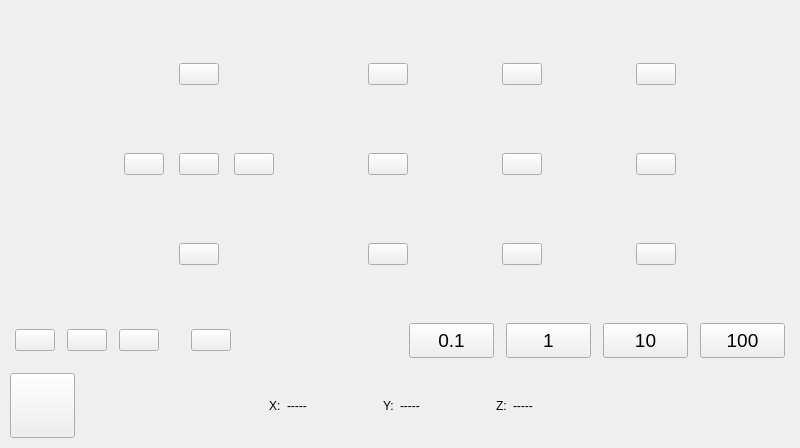
<?xml version="1.0" encoding="UTF-8"?>
<ui version="4.0">
 <class>ControlPage</class>
 <widget class="QWidget" name="ControlPage">
  <property name="geometry">
   <rect>
    <x>0</x>
    <y>0</y>
    <width>800</width>
    <height>448</height>
   </rect>
  </property>
  <property name="sizePolicy">
   <sizepolicy hsizetype="Preferred" vsizetype="Preferred">
    <horstretch>0</horstretch>
    <verstretch>0</verstretch>
   </sizepolicy>
  </property>
  <property name="maximumSize">
   <size>
    <width>800</width>
    <height>448</height>
   </size>
  </property>
  <property name="windowTitle">
   <string>ControlPage</string>
  </property>
  <layout class="QVBoxLayout" name="verticalLayout_4">
   <property name="spacing">
    <number>0</number>
   </property>
   <property name="leftMargin">
    <number>0</number>
   </property>
   <property name="topMargin">
    <number>0</number>
   </property>
   <property name="rightMargin">
    <number>0</number>
   </property>
   <property name="bottomMargin">
    <number>0</number>
   </property>
   <item>
    <layout class="QHBoxLayout" name="horizontalLayout_5">
     <property name="spacing">
      <number>0</number>
     </property>
     <property name="leftMargin">
      <number>10</number>
     </property>
     <property name="topMargin">
      <number>10</number>
     </property>
     <property name="rightMargin">
      <number>10</number>
     </property>
     <item>
      <spacer name="horizontalSpacer_4">
       <property name="orientation">
        <enum>Qt::Horizontal</enum>
       </property>
       <property name="sizeHint" stdset="0">
        <size>
         <width>40</width>
         <height>20</height>
        </size>
       </property>
      </spacer>
     </item>
     <item>
      <spacer name="verticalSpacer">
       <property name="orientation">
        <enum>Qt::Vertical</enum>
       </property>
       <property name="sizeHint" stdset="0">
        <size>
         <width>20</width>
         <height>40</height>
        </size>
       </property>
      </spacer>
     </item>
     <item>
      <layout class="QGridLayout" name="gridLayout_3">
       <property name="spacing">
        <number>15</number>
       </property>
       <item row="0" column="1">
        <widget class="QPushButton" name="YPos">
         <property name="sizePolicy">
          <sizepolicy hsizetype="Maximum" vsizetype="Maximum">
           <horstretch>0</horstretch>
           <verstretch>0</verstretch>
          </sizepolicy>
         </property>
         <property name="maximumSize">
          <size>
           <width>16777215</width>
           <height>16777215</height>
          </size>
         </property>
         <property name="focusPolicy">
          <enum>Qt::NoFocus</enum>
         </property>
         <property name="text">
          <string/>
         </property>
         <property name="icon">
          <iconset resource="img.qrc">
           <normaloff>:/img/img/UP.png</normaloff>:/img/img/UP.png</iconset>
         </property>
         <property name="iconSize">
          <size>
           <width>75</width>
           <height>75</height>
          </size>
         </property>
        </widget>
       </item>
       <item row="1" column="0">
        <widget class="QPushButton" name="XNeg">
         <property name="sizePolicy">
          <sizepolicy hsizetype="Maximum" vsizetype="Maximum">
           <horstretch>0</horstretch>
           <verstretch>0</verstretch>
          </sizepolicy>
         </property>
         <property name="maximumSize">
          <size>
           <width>16777215</width>
           <height>16777215</height>
          </size>
         </property>
         <property name="focusPolicy">
          <enum>Qt::NoFocus</enum>
         </property>
         <property name="text">
          <string/>
         </property>
         <property name="icon">
          <iconset resource="img.qrc">
           <normaloff>:/img/img/Left.png</normaloff>:/img/img/Left.png</iconset>
         </property>
         <property name="iconSize">
          <size>
           <width>75</width>
           <height>75</height>
          </size>
         </property>
        </widget>
       </item>
       <item row="2" column="1">
        <widget class="QPushButton" name="YNeg">
         <property name="sizePolicy">
          <sizepolicy hsizetype="Maximum" vsizetype="Maximum">
           <horstretch>0</horstretch>
           <verstretch>0</verstretch>
          </sizepolicy>
         </property>
         <property name="maximumSize">
          <size>
           <width>16777215</width>
           <height>16777215</height>
          </size>
         </property>
         <property name="focusPolicy">
          <enum>Qt::NoFocus</enum>
         </property>
         <property name="text">
          <string/>
         </property>
         <property name="icon">
          <iconset resource="img.qrc">
           <normaloff>:/img/img/Down.png</normaloff>:/img/img/Down.png</iconset>
         </property>
         <property name="iconSize">
          <size>
           <width>75</width>
           <height>75</height>
          </size>
         </property>
        </widget>
       </item>
       <item row="1" column="1">
        <widget class="QPushButton" name="XYIcon">
         <property name="sizePolicy">
          <sizepolicy hsizetype="Maximum" vsizetype="Maximum">
           <horstretch>0</horstretch>
           <verstretch>0</verstretch>
          </sizepolicy>
         </property>
         <property name="maximumSize">
          <size>
           <width>16777215</width>
           <height>16777215</height>
          </size>
         </property>
         <property name="focusPolicy">
          <enum>Qt::NoFocus</enum>
         </property>
         <property name="text">
          <string/>
         </property>
         <property name="icon">
          <iconset resource="img.qrc">
           <normaloff>:/img/img/Bed_Front_XY.png</normaloff>:/img/img/Bed_Front_XY.png</iconset>
         </property>
         <property name="iconSize">
          <size>
           <width>75</width>
           <height>75</height>
          </size>
         </property>
        </widget>
       </item>
       <item row="1" column="2">
        <widget class="QPushButton" name="XPos">
         <property name="sizePolicy">
          <sizepolicy hsizetype="Maximum" vsizetype="Maximum">
           <horstretch>0</horstretch>
           <verstretch>0</verstretch>
          </sizepolicy>
         </property>
         <property name="maximumSize">
          <size>
           <width>16777215</width>
           <height>16777215</height>
          </size>
         </property>
         <property name="focusPolicy">
          <enum>Qt::NoFocus</enum>
         </property>
         <property name="text">
          <string/>
         </property>
         <property name="icon">
          <iconset resource="img.qrc">
           <normaloff>:/img/img/Right.png</normaloff>:/img/img/Right.png</iconset>
         </property>
         <property name="iconSize">
          <size>
           <width>75</width>
           <height>75</height>
          </size>
         </property>
        </widget>
       </item>
      </layout>
     </item>
     <item>
      <spacer name="horizontalSpacer_6">
       <property name="orientation">
        <enum>Qt::Horizontal</enum>
       </property>
       <property name="sizeHint" stdset="0">
        <size>
         <width>55</width>
         <height>20</height>
        </size>
       </property>
      </spacer>
     </item>
     <item>
      <layout class="QVBoxLayout" name="verticalLayout">
       <property name="spacing">
        <number>15</number>
       </property>
       <item>
        <widget class="QPushButton" name="ZNeg">
         <property name="sizePolicy">
          <sizepolicy hsizetype="Maximum" vsizetype="Maximum">
           <horstretch>0</horstretch>
           <verstretch>0</verstretch>
          </sizepolicy>
         </property>
         <property name="maximumSize">
          <size>
           <width>16777215</width>
           <height>16777215</height>
          </size>
         </property>
         <property name="focusPolicy">
          <enum>Qt::NoFocus</enum>
         </property>
         <property name="text">
          <string/>
         </property>
         <property name="icon">
          <iconset resource="img.qrc">
           <normaloff>:/img/img/UP.png</normaloff>:/img/img/UP.png</iconset>
         </property>
         <property name="iconSize">
          <size>
           <width>75</width>
           <height>75</height>
          </size>
         </property>
        </widget>
       </item>
       <item>
        <widget class="QPushButton" name="ZIcon">
         <property name="sizePolicy">
          <sizepolicy hsizetype="Maximum" vsizetype="Maximum">
           <horstretch>0</horstretch>
           <verstretch>0</verstretch>
          </sizepolicy>
         </property>
         <property name="maximumSize">
          <size>
           <width>16777215</width>
           <height>16777215</height>
          </size>
         </property>
         <property name="focusPolicy">
          <enum>Qt::NoFocus</enum>
         </property>
         <property name="text">
          <string/>
         </property>
         <property name="icon">
          <iconset resource="img.qrc">
           <normaloff>:/img/img/Bed_Z.png</normaloff>:/img/img/Bed_Z.png</iconset>
         </property>
         <property name="iconSize">
          <size>
           <width>75</width>
           <height>75</height>
          </size>
         </property>
        </widget>
       </item>
       <item>
        <widget class="QPushButton" name="ZPos">
         <property name="sizePolicy">
          <sizepolicy hsizetype="Maximum" vsizetype="Maximum">
           <horstretch>0</horstretch>
           <verstretch>0</verstretch>
          </sizepolicy>
         </property>
         <property name="maximumSize">
          <size>
           <width>16777215</width>
           <height>16777215</height>
          </size>
         </property>
         <property name="focusPolicy">
          <enum>Qt::NoFocus</enum>
         </property>
         <property name="text">
          <string/>
         </property>
         <property name="icon">
          <iconset resource="img.qrc">
           <normaloff>:/img/img/Down.png</normaloff>:/img/img/Down.png</iconset>
         </property>
         <property name="iconSize">
          <size>
           <width>75</width>
           <height>75</height>
          </size>
         </property>
        </widget>
       </item>
      </layout>
     </item>
     <item>
      <spacer name="horizontalSpacer_7">
       <property name="orientation">
        <enum>Qt::Horizontal</enum>
       </property>
       <property name="sizeHint" stdset="0">
        <size>
         <width>40</width>
         <height>20</height>
        </size>
       </property>
      </spacer>
     </item>
     <item>
      <layout class="QVBoxLayout" name="verticalLayout_2">
       <property name="spacing">
        <number>15</number>
       </property>
       <item>
        <widget class="QPushButton" name="E0Neg">
         <property name="sizePolicy">
          <sizepolicy hsizetype="Maximum" vsizetype="Maximum">
           <horstretch>0</horstretch>
           <verstretch>0</verstretch>
          </sizepolicy>
         </property>
         <property name="maximumSize">
          <size>
           <width>16777215</width>
           <height>16777215</height>
          </size>
         </property>
         <property name="focusPolicy">
          <enum>Qt::NoFocus</enum>
         </property>
         <property name="text">
          <string/>
         </property>
         <property name="icon">
          <iconset resource="img.qrc">
           <normaloff>:/img/img/UP.png</normaloff>:/img/img/UP.png</iconset>
         </property>
         <property name="iconSize">
          <size>
           <width>75</width>
           <height>75</height>
          </size>
         </property>
        </widget>
       </item>
       <item>
        <widget class="QPushButton" name="E0Icon">
         <property name="sizePolicy">
          <sizepolicy hsizetype="Maximum" vsizetype="Maximum">
           <horstretch>0</horstretch>
           <verstretch>0</verstretch>
          </sizepolicy>
         </property>
         <property name="maximumSize">
          <size>
           <width>16777215</width>
           <height>16777215</height>
          </size>
         </property>
         <property name="focusPolicy">
          <enum>Qt::NoFocus</enum>
         </property>
         <property name="text">
          <string/>
         </property>
         <property name="icon">
          <iconset resource="img.qrc">
           <normaloff>:/img/img/Extruder_0.png</normaloff>:/img/img/Extruder_0.png</iconset>
         </property>
         <property name="iconSize">
          <size>
           <width>75</width>
           <height>75</height>
          </size>
         </property>
        </widget>
       </item>
       <item>
        <widget class="QPushButton" name="E0Pos">
         <property name="sizePolicy">
          <sizepolicy hsizetype="Maximum" vsizetype="Maximum">
           <horstretch>0</horstretch>
           <verstretch>0</verstretch>
          </sizepolicy>
         </property>
         <property name="maximumSize">
          <size>
           <width>16777215</width>
           <height>16777215</height>
          </size>
         </property>
         <property name="focusPolicy">
          <enum>Qt::NoFocus</enum>
         </property>
         <property name="text">
          <string/>
         </property>
         <property name="icon">
          <iconset resource="img.qrc">
           <normaloff>:/img/img/Down.png</normaloff>:/img/img/Down.png</iconset>
         </property>
         <property name="iconSize">
          <size>
           <width>75</width>
           <height>75</height>
          </size>
         </property>
        </widget>
       </item>
      </layout>
     </item>
     <item>
      <spacer name="horizontalSpacer_8">
       <property name="orientation">
        <enum>Qt::Horizontal</enum>
       </property>
       <property name="sizeHint" stdset="0">
        <size>
         <width>40</width>
         <height>20</height>
        </size>
       </property>
      </spacer>
     </item>
     <item>
      <layout class="QVBoxLayout" name="verticalLayout_3">
       <property name="spacing">
        <number>15</number>
       </property>
       <item>
        <widget class="QPushButton" name="E1Neg">
         <property name="sizePolicy">
          <sizepolicy hsizetype="Maximum" vsizetype="Maximum">
           <horstretch>0</horstretch>
           <verstretch>0</verstretch>
          </sizepolicy>
         </property>
         <property name="maximumSize">
          <size>
           <width>16777215</width>
           <height>16777215</height>
          </size>
         </property>
         <property name="focusPolicy">
          <enum>Qt::NoFocus</enum>
         </property>
         <property name="text">
          <string/>
         </property>
         <property name="icon">
          <iconset resource="img.qrc">
           <normaloff>:/img/img/UP.png</normaloff>:/img/img/UP.png</iconset>
         </property>
         <property name="iconSize">
          <size>
           <width>75</width>
           <height>75</height>
          </size>
         </property>
        </widget>
       </item>
       <item>
        <widget class="QPushButton" name="E1Icon">
         <property name="sizePolicy">
          <sizepolicy hsizetype="Maximum" vsizetype="Maximum">
           <horstretch>0</horstretch>
           <verstretch>0</verstretch>
          </sizepolicy>
         </property>
         <property name="maximumSize">
          <size>
           <width>16777215</width>
           <height>16777215</height>
          </size>
         </property>
         <property name="focusPolicy">
          <enum>Qt::NoFocus</enum>
         </property>
         <property name="text">
          <string/>
         </property>
         <property name="icon">
          <iconset resource="img.qrc">
           <normaloff>:/img/img/Extruder_1.png</normaloff>:/img/img/Extruder_1.png</iconset>
         </property>
         <property name="iconSize">
          <size>
           <width>75</width>
           <height>75</height>
          </size>
         </property>
        </widget>
       </item>
       <item>
        <widget class="QPushButton" name="E1Pos">
         <property name="sizePolicy">
          <sizepolicy hsizetype="Maximum" vsizetype="Maximum">
           <horstretch>0</horstretch>
           <verstretch>0</verstretch>
          </sizepolicy>
         </property>
         <property name="maximumSize">
          <size>
           <width>16777215</width>
           <height>16777215</height>
          </size>
         </property>
         <property name="focusPolicy">
          <enum>Qt::NoFocus</enum>
         </property>
         <property name="text">
          <string/>
         </property>
         <property name="icon">
          <iconset resource="img.qrc">
           <normaloff>:/img/img/Down.png</normaloff>:/img/img/Down.png</iconset>
         </property>
         <property name="iconSize">
          <size>
           <width>75</width>
           <height>75</height>
          </size>
         </property>
        </widget>
       </item>
      </layout>
     </item>
     <item>
      <spacer name="verticalSpacer_2">
       <property name="orientation">
        <enum>Qt::Vertical</enum>
       </property>
       <property name="sizeHint" stdset="0">
        <size>
         <width>20</width>
         <height>40</height>
        </size>
       </property>
      </spacer>
     </item>
     <item>
      <spacer name="horizontalSpacer_5">
       <property name="orientation">
        <enum>Qt::Horizontal</enum>
       </property>
       <property name="sizeHint" stdset="0">
        <size>
         <width>40</width>
         <height>20</height>
        </size>
       </property>
      </spacer>
     </item>
    </layout>
   </item>
   <item>
    <layout class="QHBoxLayout" name="horizontalLayout_6">
     <property name="spacing">
      <number>12</number>
     </property>
     <property name="leftMargin">
      <number>15</number>
     </property>
     <property name="topMargin">
      <number>5</number>
     </property>
     <property name="rightMargin">
      <number>15</number>
     </property>
     <property name="bottomMargin">
      <number>5</number>
     </property>
     <item>
      <widget class="QPushButton" name="HomeAll">
       <property name="sizePolicy">
        <sizepolicy hsizetype="Maximum" vsizetype="Maximum">
         <horstretch>0</horstretch>
         <verstretch>0</verstretch>
        </sizepolicy>
       </property>
       <property name="maximumSize">
        <size>
         <width>16777215</width>
         <height>16777215</height>
        </size>
       </property>
       <property name="focusPolicy">
        <enum>Qt::NoFocus</enum>
       </property>
       <property name="text">
        <string/>
       </property>
       <property name="icon">
        <iconset resource="img.qrc">
         <normaloff>:/img/img/Home_XYZ.png</normaloff>:/img/img/Home_XYZ.png</iconset>
       </property>
       <property name="iconSize">
        <size>
         <width>55</width>
         <height>55</height>
        </size>
       </property>
      </widget>
     </item>
     <item>
      <widget class="QPushButton" name="HomeXY">
       <property name="sizePolicy">
        <sizepolicy hsizetype="Maximum" vsizetype="Maximum">
         <horstretch>0</horstretch>
         <verstretch>0</verstretch>
        </sizepolicy>
       </property>
       <property name="maximumSize">
        <size>
         <width>16777215</width>
         <height>16777215</height>
        </size>
       </property>
       <property name="focusPolicy">
        <enum>Qt::NoFocus</enum>
       </property>
       <property name="text">
        <string/>
       </property>
       <property name="icon">
        <iconset resource="img.qrc">
         <normaloff>:/img/img/Home_XY.png</normaloff>:/img/img/Home_XY.png</iconset>
       </property>
       <property name="iconSize">
        <size>
         <width>55</width>
         <height>55</height>
        </size>
       </property>
      </widget>
     </item>
     <item>
      <widget class="QPushButton" name="HomeZ">
       <property name="sizePolicy">
        <sizepolicy hsizetype="Maximum" vsizetype="Maximum">
         <horstretch>0</horstretch>
         <verstretch>0</verstretch>
        </sizepolicy>
       </property>
       <property name="maximumSize">
        <size>
         <width>16777215</width>
         <height>16777215</height>
        </size>
       </property>
       <property name="focusPolicy">
        <enum>Qt::NoFocus</enum>
       </property>
       <property name="text">
        <string/>
       </property>
       <property name="icon">
        <iconset resource="img.qrc">
         <normaloff>:/img/img/Home_Z.png</normaloff>:/img/img/Home_Z.png</iconset>
       </property>
       <property name="iconSize">
        <size>
         <width>55</width>
         <height>55</height>
        </size>
       </property>
      </widget>
     </item>
     <item>
      <spacer name="horizontalSpacer_9">
       <property name="orientation">
        <enum>Qt::Horizontal</enum>
       </property>
       <property name="sizeType">
        <enum>QSizePolicy::Maximum</enum>
       </property>
       <property name="sizeHint" stdset="0">
        <size>
         <width>20</width>
         <height>20</height>
        </size>
       </property>
      </spacer>
     </item>
     <item>
      <widget class="QPushButton" name="DisableMotors">
       <property name="sizePolicy">
        <sizepolicy hsizetype="Maximum" vsizetype="Maximum">
         <horstretch>0</horstretch>
         <verstretch>0</verstretch>
        </sizepolicy>
       </property>
       <property name="maximumSize">
        <size>
         <width>16777215</width>
         <height>16777215</height>
        </size>
       </property>
       <property name="focusPolicy">
        <enum>Qt::NoFocus</enum>
       </property>
       <property name="text">
        <string/>
       </property>
       <property name="icon">
        <iconset resource="img.qrc">
         <normaloff>:/img/img/Stepper_Motor_Off.png</normaloff>:/img/img/Stepper_Motor_Off.png</iconset>
       </property>
       <property name="iconSize">
        <size>
         <width>55</width>
         <height>55</height>
        </size>
       </property>
      </widget>
     </item>
     <item>
      <spacer name="horizontalSpacer_3">
       <property name="orientation">
        <enum>Qt::Horizontal</enum>
       </property>
       <property name="sizeHint" stdset="0">
        <size>
         <width>40</width>
         <height>20</height>
        </size>
       </property>
      </spacer>
     </item>
     <item>
      <widget class="QPushButton" name="globalm01">
       <property name="sizePolicy">
        <sizepolicy hsizetype="Preferred" vsizetype="Maximum">
         <horstretch>0</horstretch>
         <verstretch>0</verstretch>
        </sizepolicy>
       </property>
       <property name="minimumSize">
        <size>
         <width>85</width>
         <height>35</height>
        </size>
       </property>
       <property name="maximumSize">
        <size>
         <width>16777215</width>
         <height>16777215</height>
        </size>
       </property>
       <property name="font">
        <font>
         <pointsize>14</pointsize>
        </font>
       </property>
       <property name="focusPolicy">
        <enum>Qt::NoFocus</enum>
       </property>
       <property name="toolTip">
        <string/>
       </property>
       <property name="text">
        <string>0.1</string>
       </property>
       <property name="iconSize">
        <size>
         <width>0</width>
         <height>0</height>
        </size>
       </property>
      </widget>
     </item>
     <item>
      <widget class="QPushButton" name="globalm1">
       <property name="sizePolicy">
        <sizepolicy hsizetype="Preferred" vsizetype="Maximum">
         <horstretch>0</horstretch>
         <verstretch>0</verstretch>
        </sizepolicy>
       </property>
       <property name="minimumSize">
        <size>
         <width>85</width>
         <height>35</height>
        </size>
       </property>
       <property name="maximumSize">
        <size>
         <width>16777215</width>
         <height>16777215</height>
        </size>
       </property>
       <property name="font">
        <font>
         <pointsize>14</pointsize>
        </font>
       </property>
       <property name="focusPolicy">
        <enum>Qt::NoFocus</enum>
       </property>
       <property name="toolTip">
        <string/>
       </property>
       <property name="text">
        <string>1</string>
       </property>
       <property name="iconSize">
        <size>
         <width>0</width>
         <height>0</height>
        </size>
       </property>
      </widget>
     </item>
     <item>
      <widget class="QPushButton" name="globalm10">
       <property name="sizePolicy">
        <sizepolicy hsizetype="Preferred" vsizetype="Maximum">
         <horstretch>0</horstretch>
         <verstretch>0</verstretch>
        </sizepolicy>
       </property>
       <property name="minimumSize">
        <size>
         <width>85</width>
         <height>35</height>
        </size>
       </property>
       <property name="maximumSize">
        <size>
         <width>16777215</width>
         <height>16777215</height>
        </size>
       </property>
       <property name="font">
        <font>
         <pointsize>14</pointsize>
        </font>
       </property>
       <property name="focusPolicy">
        <enum>Qt::NoFocus</enum>
       </property>
       <property name="toolTip">
        <string/>
       </property>
       <property name="text">
        <string>10</string>
       </property>
       <property name="iconSize">
        <size>
         <width>0</width>
         <height>0</height>
        </size>
       </property>
      </widget>
     </item>
     <item>
      <widget class="QPushButton" name="globalm100">
       <property name="sizePolicy">
        <sizepolicy hsizetype="Preferred" vsizetype="Maximum">
         <horstretch>0</horstretch>
         <verstretch>0</verstretch>
        </sizepolicy>
       </property>
       <property name="minimumSize">
        <size>
         <width>85</width>
         <height>35</height>
        </size>
       </property>
       <property name="maximumSize">
        <size>
         <width>16777215</width>
         <height>16777215</height>
        </size>
       </property>
       <property name="font">
        <font>
         <pointsize>14</pointsize>
        </font>
       </property>
       <property name="focusPolicy">
        <enum>Qt::NoFocus</enum>
       </property>
       <property name="toolTip">
        <string/>
       </property>
       <property name="text">
        <string>100</string>
       </property>
       <property name="iconSize">
        <size>
         <width>0</width>
         <height>0</height>
        </size>
       </property>
      </widget>
     </item>
    </layout>
   </item>
   <item>
    <widget class="QWidget" name="BottomBar" native="true">
     <layout class="QHBoxLayout" name="horizontalLayout_7">
      <property name="leftMargin">
       <number>10</number>
      </property>
      <property name="topMargin">
       <number>10</number>
      </property>
      <property name="rightMargin">
       <number>10</number>
      </property>
      <property name="bottomMargin">
       <number>10</number>
      </property>
      <item>
       <widget class="QPushButton" name="Back">
        <property name="sizePolicy">
         <sizepolicy hsizetype="Maximum" vsizetype="Maximum">
          <horstretch>0</horstretch>
          <verstretch>0</verstretch>
         </sizepolicy>
        </property>
        <property name="minimumSize">
         <size>
          <width>65</width>
          <height>65</height>
         </size>
        </property>
        <property name="maximumSize">
         <size>
          <width>16777215</width>
          <height>16777215</height>
         </size>
        </property>
        <property name="focusPolicy">
         <enum>Qt::NoFocus</enum>
        </property>
        <property name="text">
         <string/>
        </property>
        <property name="icon">
         <iconset resource="img.qrc">
          <normaloff>:/img/img/Small_arrow.png</normaloff>:/img/img/Small_arrow.png</iconset>
        </property>
        <property name="iconSize">
         <size>
          <width>55</width>
          <height>55</height>
         </size>
        </property>
       </widget>
      </item>
      <item>
       <spacer name="horizontalSpacer">
        <property name="orientation">
         <enum>Qt::Horizontal</enum>
        </property>
        <property name="sizeHint" stdset="0">
         <size>
          <width>40</width>
          <height>20</height>
         </size>
        </property>
       </spacer>
      </item>
      <item>
       <widget class="QLabel" name="xposlabel">
        <property name="text">
         <string>X:</string>
        </property>
       </widget>
      </item>
      <item>
       <widget class="QLabel" name="w_lineedit_x_position">
        <property name="sizePolicy">
         <sizepolicy hsizetype="Maximum" vsizetype="Preferred">
          <horstretch>0</horstretch>
          <verstretch>0</verstretch>
         </sizepolicy>
        </property>
        <property name="minimumSize">
         <size>
          <width>90</width>
          <height>0</height>
         </size>
        </property>
        <property name="text">
         <string>-----</string>
        </property>
       </widget>
      </item>
      <item>
       <widget class="QLabel" name="yposlabel">
        <property name="text">
         <string>Y:</string>
        </property>
       </widget>
      </item>
      <item>
       <widget class="QLabel" name="w_lineedit_y_position">
        <property name="sizePolicy">
         <sizepolicy hsizetype="Maximum" vsizetype="Preferred">
          <horstretch>0</horstretch>
          <verstretch>0</verstretch>
         </sizepolicy>
        </property>
        <property name="minimumSize">
         <size>
          <width>90</width>
          <height>0</height>
         </size>
        </property>
        <property name="text">
         <string>-----</string>
        </property>
       </widget>
      </item>
      <item>
       <widget class="QLabel" name="zposlabel">
        <property name="text">
         <string>Z:</string>
        </property>
       </widget>
      </item>
      <item>
       <widget class="QLabel" name="w_lineedit_z_position">
        <property name="sizePolicy">
         <sizepolicy hsizetype="Maximum" vsizetype="Preferred">
          <horstretch>0</horstretch>
          <verstretch>0</verstretch>
         </sizepolicy>
        </property>
        <property name="minimumSize">
         <size>
          <width>90</width>
          <height>0</height>
         </size>
        </property>
        <property name="text">
         <string>-----</string>
        </property>
       </widget>
      </item>
      <item>
       <spacer name="horizontalSpacer_2">
        <property name="orientation">
         <enum>Qt::Horizontal</enum>
        </property>
        <property name="sizeHint" stdset="0">
         <size>
          <width>40</width>
          <height>20</height>
         </size>
        </property>
       </spacer>
      </item>
     </layout>
    </widget>
   </item>
  </layout>
 </widget>
 <resources>
  <include location="img.qrc"/>
 </resources>
 <connections/>
</ui>
